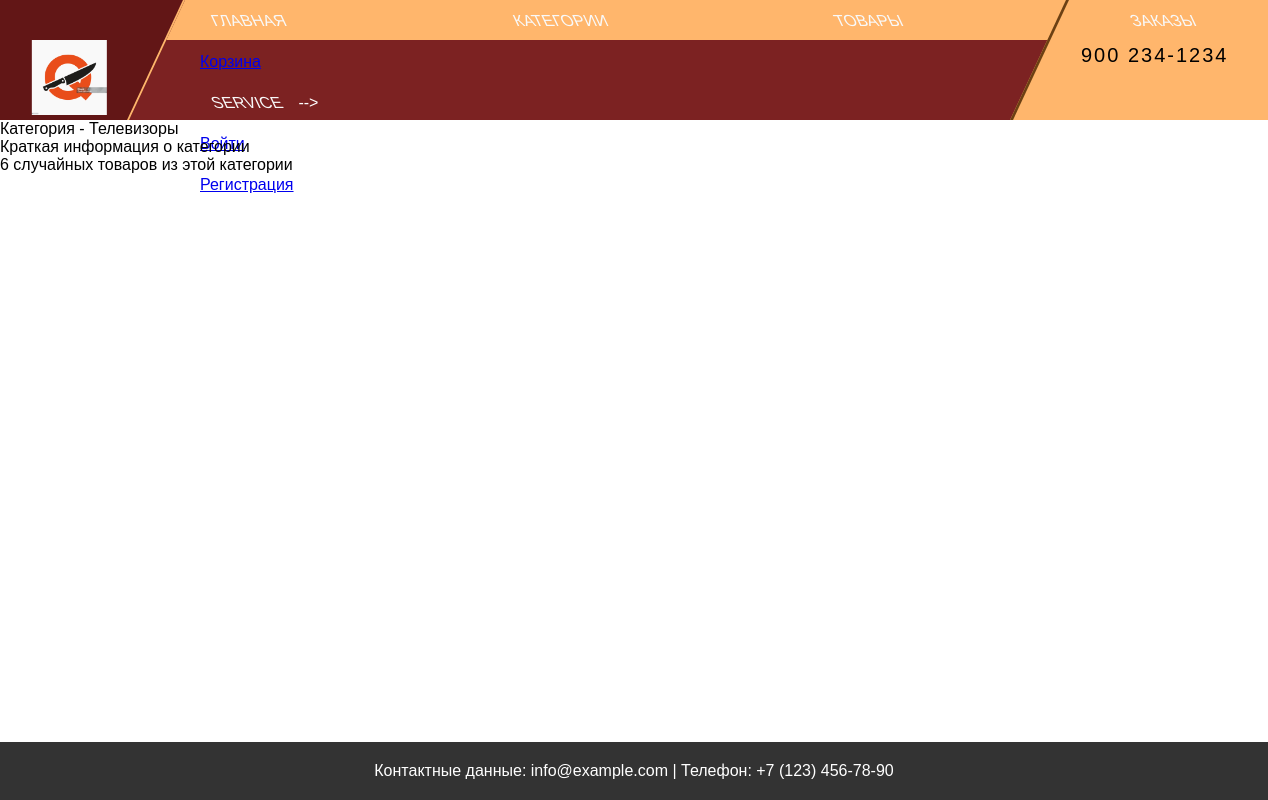
/products/categories/televizory/, run on an earlier commit of the app's database.
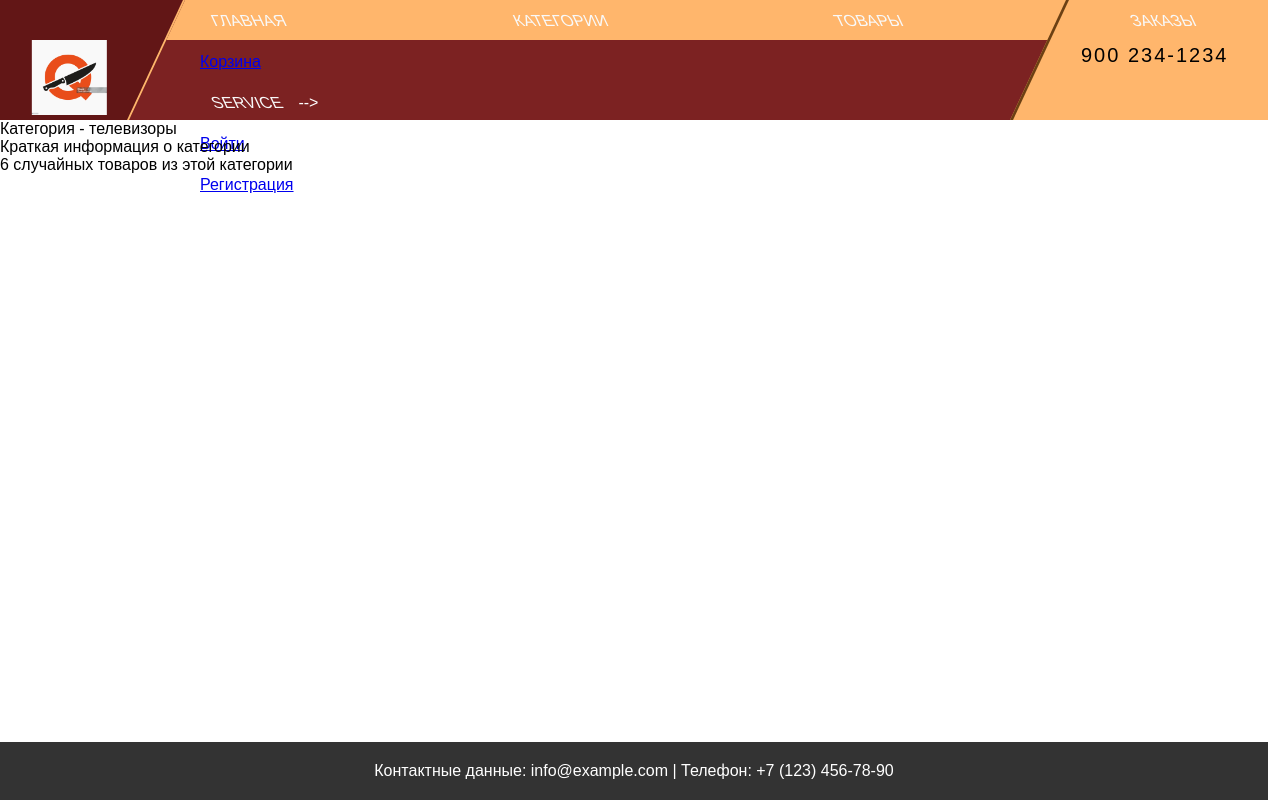
And on a later commit of the database.
### shop/models.py (models this page shows, shortened)
class Category(models.Model):
    name = models.CharField(max_length=200, verbose_name="Категория")
    slug = models.SlugField(max_length=200, unique=True)
    class Meta:
        ordering = ['name']
        indexes = [
            models.Index(fields=['name']),
        ]
        verbose_name = 'Категория'
        verbose_name_plural = 'Категории'

### shop/views.py (the view)
# urls.py: path('categories/<slug:slug>/', CategoryDetailView.as_view(), name='category_detail'),
class CategoryDetailView(DetailView):
    model = Category
    template_name = 'shop/admin/category_detail.html'
    context_object_name = 'category'
    slug_url_kwarg = 'slug'

### cart/context_processors.py (called while the page is built)
def cart(request):
    if request.user.id:
        return {'cart': ProductCartUser(request)}
    return {'cart': Cart(request)}

### cart/views.py (called while the page is built)
    def __len__(self):
        return sum(item['quantity'] for item in self.cart.values())

### orders/context_processors.py (called while the page is built)
def quick_order_form(request):
    return {'quick_order_form': QuickOrderForm()}

### shop/templates/shop/admin/category_detail.html (shortened to what this page needs)
{% extends 'base.html' %}
{% block content %}
Категория - {{category.name}}
<p>Краткая информация о категории</p>
<p>6 случайных товаров из этой категории</p>
{% endblock content %}

What changed in the data, as far as the page shows it:
changed Category: name "Телевизоры" → "телевизоры"
